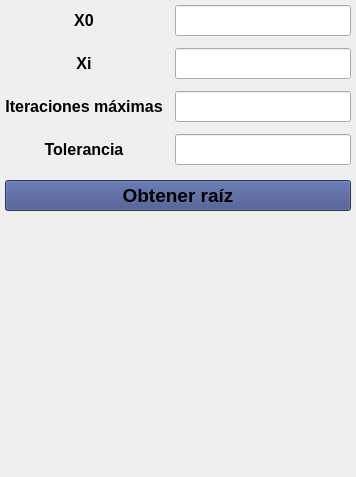
             <widget class="QWidget" name="secant_tab">
              <attribute name="title">
               <string>Secante</string>
              </attribute>
              <layout class="QVBoxLayout" name="verticalLayout_18">
               <property name="leftMargin">
                <number>5</number>
               </property>
               <property name="topMargin">
                <number>0</number>
               </property>
               <property name="rightMargin">
                <number>5</number>
               </property>
               <item>
                <widget class="QWidget" name="secant_config_widget" native="true">
                 <property name="font">
                  <font>
                   <pointsize>9</pointsize>
                  </font>
                 </property>
                 <layout class="QVBoxLayout" name="verticalLayout_17">
                  <property name="spacing">
                   <number>12</number>
                  </property>
                  <property name="leftMargin">
                   <number>0</number>
                  </property>
                  <property name="topMargin">
                   <number>5</number>
                  </property>
                  <property name="rightMargin">
                   <number>0</number>
                  </property>
                  <property name="bottomMargin">
                   <number>9</number>
                  </property>
                  <item>
                   <layout class="QGridLayout" name="secant_config_grid" columnstretch="1,10,0">
                    <item row="3" column="0">
                     <widget class="QLabel" name="secant_tolerance_label">
                      <property name="font">
                       <font>
                        <pointsize>12</pointsize>
                        <bold>true</bold>
                       </font>
                      </property>
                      <property name="text">
                       <string>Tolerancia</string>
                      </property>
                      <property name="alignment">
                       <set>Qt::AlignmentFlag::AlignCenter</set>
                      </property>
                     </widget>
                    </item>
                    <item row="2" column="1" colspan="2">
                     <widget class="QLineEdit" name="secant_max_iter_line_edit">
                      <property name="font">
                       <font>
                        <pointsize>14</pointsize>
                        <fontweight></fontweight>
                       </font>
                      </property>
                     </widget>
                    </item>
                    <item row="1" column="1" colspan="2">
                     <widget class="QLineEdit" name="secant_xi_line_edit">
                      <property name="font">
                       <font>
                        <pointsize>14</pointsize>
                        <fontweight></fontweight>
                       </font>
                      </property>
                      <property name="clearButtonEnabled">
                       <bool>true</bool>
                      </property>
                     </widget>
                    </item>
                    <item row="0" column="1" colspan="2">
                     <widget class="QLineEdit" name="secant_x0_line_edit">
                      <property name="font">
                       <font>
                        <pointsize>14</pointsize>
                        <fontweight></fontweight>
                       </font>
                      </property>
                      <property name="clearButtonEnabled">
                       <bool>true</bool>
                      </property>
                     </widget>
                    </item>
                    <item row="0" column="0">
                     <widget class="QLabel" name="secant_x0_label">
                      <property name="font">
                       <font>
                        <pointsize>12</pointsize>
                        <bold>true</bold>
                       </font>
                      </property>
                      <property name="text">
                       <string>X0</string>
                      </property>
                      <property name="alignment">
                       <set>Qt::AlignmentFlag::AlignCenter</set>
                      </property>
                     </widget>
                    </item>
                    <item row="2" column="0">
                     <widget class="QLabel" name="secant_max_iter_label">
                      <property name="font">
                       <font>
                        <pointsize>12</pointsize>
                        <bold>true</bold>
                       </font>
                      </property>
                      <property name="text">
                       <string>Iteraciones máximas</string>
                      </property>
                      <property name="alignment">
                       <set>Qt::AlignmentFlag::AlignCenter</set>
                      </property>
                     </widget>
                    </item>
                    <item row="1" column="0">
                     <widget class="QLabel" name="secant_xi_label">
                      <property name="font">
                       <font>
                        <pointsize>12</pointsize>
                        <bold>true</bold>
                       </font>
                      </property>
                      <property name="text">
                       <string>Xi</string>
                      </property>
                      <property name="alignment">
                       <set>Qt::AlignmentFlag::AlignCenter</set>
                      </property>
                     </widget>
                    </item>
                    <item row="3" column="1" colspan="2">
                     <widget class="QLineEdit" name="secant_tolerance_line_edit">
                      <property name="font">
                       <font>
                        <pointsize>14</pointsize>
                        <fontweight></fontweight>
                       </font>
                      </property>
                     </widget>
                    </item>
                   </layout>
                  </item>
                 </layout>
                </widget>
               </item>
               <item>
                <widget class="QPushButton" name="secant_solution_button">
                 <property name="font">
                  <font>
                   <pointsize>14</pointsize>
                   <bold>true</bold>
                  </font>
                 </property>
                 <property name="styleSheet">
                  <string notr="true">QPushButton{
background-color: #3c4b84
}

QPushButton::hover{
background-color: #47599d;
}

QPushButton::pressed{
background-color: #4f63ae;
}</string>
                 </property>
                 <property name="text">
                  <string>Obtener raíz</string>
                 </property>
                </widget>
               </item>
               <item>
                <spacer name="secant_spacer">
                 <property name="orientation">
                  <enum>Qt::Orientation::Vertical</enum>
                 </property>
                 <property name="sizeHint" stdset="0">
                  <size>
                   <width>20</width>
                   <height>255</height>
                  </size>
                 </property>
                </spacer>
               </item>
              </layout>
             </widget>
